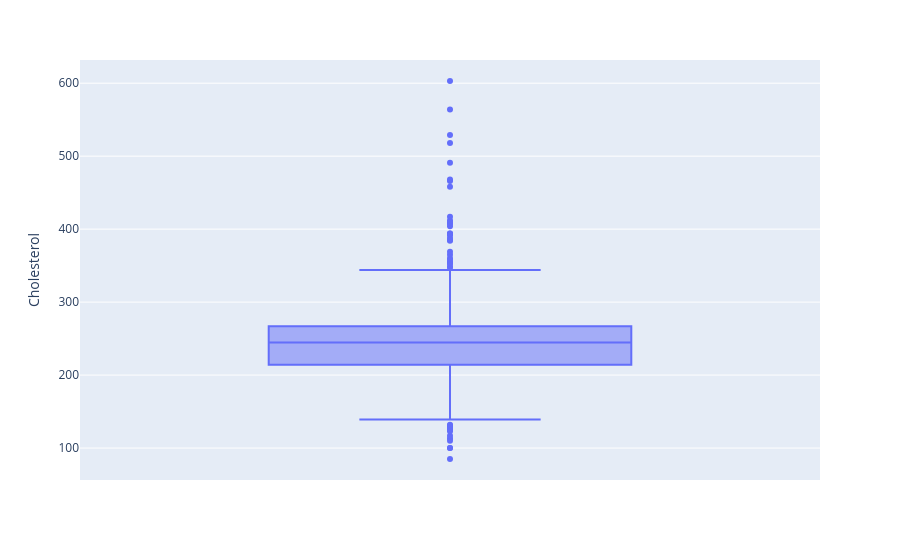

Notebook source saved alongside this figure:
### Code cell
px.box(dados2, y='Cholesterol')

### Figure 1 — Plotly figure (JSON) as saved in the notebook; plotly's stock layout.template omitted (floating-point values rounded to 4 significant figures; data arrays with more than 128 entries replaced by an {"elided": "..."} marker saying what was removed)
{"data": [{"alignmentgroup": "True", "hovertemplate": "Cholesterol=%{y}<extra></extra>", "legendgroup": "", "marker": {"color": "#636efa"}, "name": "", "notched": false, "offsetgroup": "", "orientation": "v", "showlegend": false, "type": "box", "x0": " ", "xaxis": "x", "y": {"elided": "917 float values"}, "y0": " ", "yaxis": "y"}], "layout": {"boxmode": "group", "legend": {"tracegroupgap": 0}, "margin": {"t": 60}, "xaxis": {"anchor": "y", "domain": [0, 1]}, "yaxis": {"anchor": "x", "domain": [0, 1], "title": {"text": "Cholesterol"}}}}
